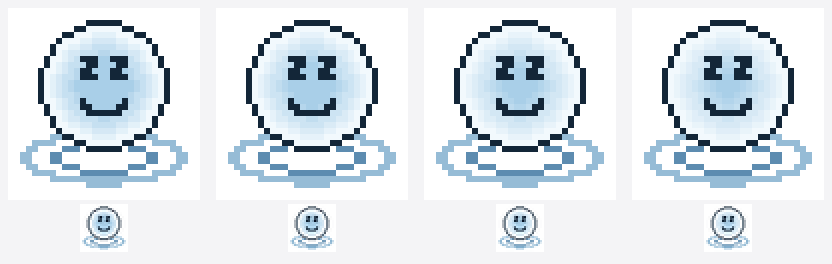

The Python source for this figure:
"""How many tones? Same span, same 1px bands, 6/7/8/9 steps."""
import importlib.util
import math
import sys
from pathlib import Path

from PIL import Image

ROOT = Path(__file__).resolve().parents[1]
spec = importlib.util.spec_from_file_location('r', ROOT / '.scratch-c41/render.py')
r = importlib.util.module_from_spec(spec)
sys.modules['r'] = r
spec.loader.exec_module(r)

spec2 = importlib.util.spec_from_file_location('ramp', ROOT / '.scratch-c41/ramp.py')

# reuse the Oklab helpers without re-running its prints
src = (ROOT / '.scratch-c41/ramp.py').read_text().split("print('Plozz")[0]
ns = {}
exec(src, ns)  # noqa: S102
mkramp, de = ns['ramp'], ns['de']

D = r.depth_field(r.INNER, 1.0)
A, B = '#f2f9fd', '#a9cfe8'
W = 208
PICKS = [6, 7, 8, 9]
sheet = Image.new('RGB', (len(PICKS) * W, W + 56), '#f4f4f6')
for i, n in enumerate(PICKS):
    cols = mkramp(A, B, n)
    steps = [de(x, y) for x, y in zip(cols, cols[1:])]
    t = r.bands(D, [k + 1.5 for k in range(n - 1)])
    used = sorted(set(t.values()))
    print(f'{n} tones  step dE {min(steps):.4f}-{max(steps):.4f}  '
          f'(Plozz 0.0186-0.0257)  tones actually used {len(used)}')
    print('   ', ' '.join(cols))
    img = Image.new('RGB', (32, 32), '#ffffff')
    px = img.load()

    def put(s, c):
        c = tuple(int(c[j:j + 2], 16) for j in (1, 3, 5))
        for x, y in s:
            px[x, y] = c
    put(r.WATER_OUT, '#96bcd6')
    put(r.WATER_IN, '#5d8cb0')
    for k, col in enumerate(cols):
        put({p for p, v in t.items() if v == k}, col)
    put(r.KEYRING, r.KEY)
    put(r.FACE, r.KEY)
    sheet.paste(img.resize((192, 192), Image.NEAREST), (i * W + 8, 8))
    sheet.paste(img.resize((24, 24), Image.LANCZOS).resize((48, 48), Image.NEAREST),
                (i * W + 80, 204))
sheet.save(ROOT / '.scratch-c41/tones.png')
print('wrote tones.png')
